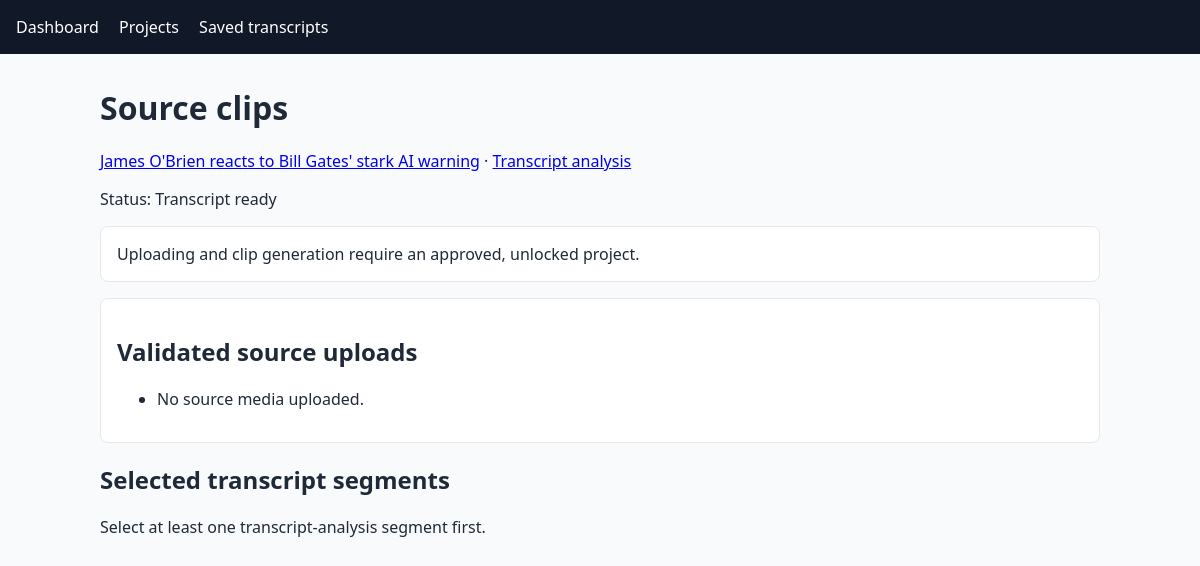
Page /production/projects/2/clips/ (signed in) on the earlier database version.
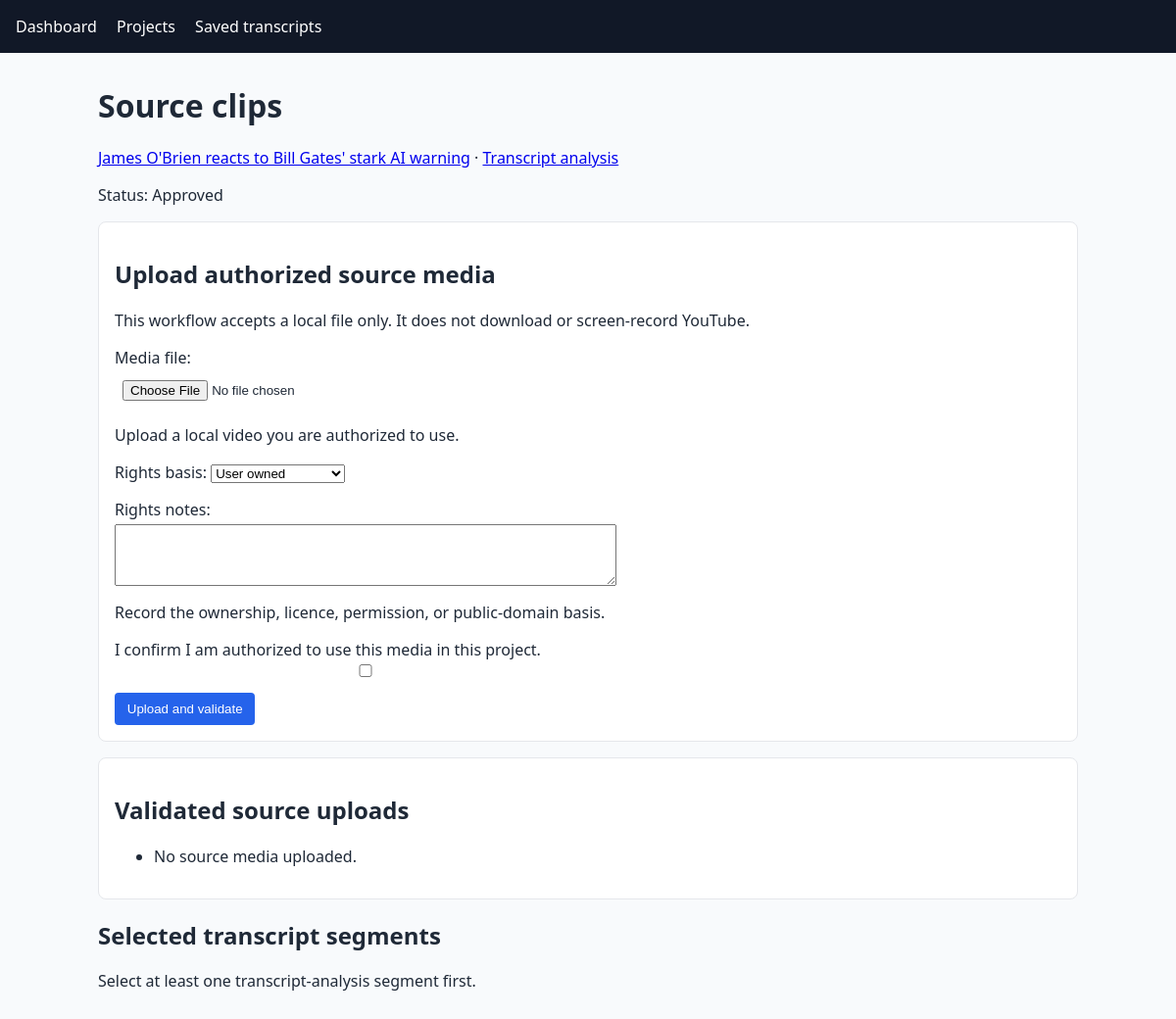
Same page on the later database version.
### scraper/models.py (models this page shows, shortened)
class VideoProject(models.Model):
    class Status(models.TextChoices):
        DRAFT = "draft", "Draft"
        TRANSCRIPT_READY = "transcript_ready", "Transcript ready"
        APPROVED = "approved", "Approved"
        ARCHIVED = "archived", "Archived"
        FAILED = "failed", "Failed"
    owner = models.ForeignKey(
        settings.AUTH_USER_MODEL,
        on_delete=models.PROTECT,
        related_name="video_projects",
    )
    title = models.CharField(max_length=255)
    description = models.TextField(blank=True)
    expected_duration = models.PositiveIntegerField(null=True, blank=True)
    status = models.CharField(max_length=20, choices=Status.choices, default=Status.DRAFT)
    is_locked = models.BooleanField(default=False)
    created_at = models.DateTimeField(auto_now_add=True)
    updated_at = models.DateTimeField(auto_now=True)
    approved_at = models.DateTimeField(null=True, blank=True)
    archived_at = models.DateTimeField(null=True, blank=True)
    locked_at = models.DateTimeField(null=True, blank=True)
    class Meta:
        ordering = ["-updated_at"]
        indexes = [models.Index(fields=["owner", "status"], name="project_owner_status_idx")]

### production/views.py (the view)
# urls.py: path("projects/<int:project_pk>/clips/", views.project_clips, name="project_clips"),
@login_required
def project_clips(request, project_pk):
    project = get_object_or_404(project_queryset_for(request.user), pk=project_pk)
    selections = list(
        project.segment_selections.select_related(
            "analysis_segment__analysis_run__source_video"
        ).order_by("order")
    )
    rows = [
        {
            "selection": selection,
            "form": SourceClipCreationForm(project=project),
            "clips": list(
                selection.source_clips.select_related(
                    "source_asset", "processed_asset", "pipeline_job"
                ).order_by("-version")
            ),
        }
        for selection in selections
    ]
    return render(
        request,
        "production/project_clips.html",
        {
            "project": project,
            "rows": rows,
            "source_assets": project.media_assets.filter(
                kind=MediaAsset.Kind.SOURCE_UPLOAD
            ).order_by("display_name", "-version"),
            "upload_form": SourceMediaUploadForm(),
        },
    )

### production/forms.py
class SourceMediaUploadForm(forms.Form):
    media_file = forms.FileField(
        help_text="Upload a local video you are authorized to use."
    )
    rights_basis = forms.ChoiceField(
        choices=[
            choice
            for choice in MediaAsset.RightsBasis.choices
            if choice[0] != MediaAsset.RightsBasis.UNKNOWN
        ]
    )
    rights_notes = forms.CharField(
        required=False,
        max_length=5000,
        widget=forms.Textarea(attrs={"rows": 3}),
        help_text="Record the ownership, licence, permission, or public-domain basis.",
    )
    rights_confirmed = forms.BooleanField(
        required=True,
        label="I confirm I am authorized to use this media in this project.",
    )

### production/views.py (called while the page is built)
def project_queryset_for(user):
    queryset = VideoProject.objects.select_related("owner")
    return queryset if user.is_staff or user.is_superuser else queryset.filter(owner=user)

### production/templates/production/project_clips.html (shortened to what this page needs)
{% extends "scraper/base.html" %}
{% block content %}
<h1>Source clips</h1>
<p><a href="{% url 'project_detail' project.pk %}">{{ project.title }}</a> · <a href="{% url 'analysis:project_dashboard' project.pk %}">Transcript analysis</a></p>
<p>Status: {{ project.get_status_display }}{% if project.is_locked %} · Locked{% endif %}</p>
{% if project.status != "approved" or project.is_locked %}
<div class="card">Uploading and clip generation require an approved, unlocked project.</div>
{% else %}
<section class="card">
    <h2>Upload authorized source media</h2>
    <p>This workflow accepts a local file only. It does not download or screen-record YouTube.</p>
    <form method="post" enctype="multipart/form-data" action="{% url 'production:upload_source_media' project.pk %}">
        {{ upload_form.as_p }}
        <button type="submit">Upload and validate</button>
    </form>
</section>
{% endif %}
<section class="card">
    <h2>Validated source uploads</h2>
    <ul>
    {% for asset in source_assets %}
        <li>{{ asset.display_name }} · {{ asset.get_status_display }} · {{ asset.duration_seconds|default:"unknown" }} seconds · {{ asset.get_rights_basis_display }}</li>
    {% empty %}<li>No source media uploaded.</li>{% endfor %}
    </ul>
</section>
<section>
    <h2>Selected transcript segments</h2>
    {% for row in rows %}
    <article class="card">
        <h3>{{ row.selection.order }}. {{ row.selection.analysis_segment.title }}</h3>
        <p>{{ row.selection.analysis_segment.analysis_run.source_video.title }}</p>
        <p>
            {% if row.selection.reviewed_start_seconds != None %}
                {{ row.selection.reviewed_start_seconds }}–{{ row.selection.reviewed_end_seconds }} seconds
            {% else %}
                {{ row.selection.analysis_segment.start_seconds }}–{{ row.selection.analysis_segment.end_seconds }} seconds
            {% endif %}
        </p>
        {% if project.status == "approved" and not project.is_locked and source_assets %}
        <form method="post" action="{% url 'production:create_source_clip' row.selection.pk %}">
            {% csrf_token %}
            {{ row.form.as_p }}
            <button type="submit">Create validated clip</button>
        </form>
        {% endif %}
        <h4>Clip versions</h4>
        <ul>
        {% for clip in row.clips %}
            <li><a href="{% url 'production:clip_detail' clip.pk %}">Version {{ clip.version }}</a> · {{ clip.get_status_display }} · job {{ clip.pipeline_job.get_status_display }}</li>
        {% empty %}<li>No clips generated.</li>{% endfor %}
        </ul>
    </article>
    {% empty %}<p>Select at least one transcript-analysis segment first.</p>{% endfor %}
</section>
{% endblock %}

Differences in the rows shown:
changed VideoProject "James O'Brien reacts to Bill Gates' stark AI warning": status "Transcript ready" → "Approved"
Other differences:
form field rights_basis: (not shown) → "User owned"
form field rights_confirmed: (not shown) → "☐"
text no longer shown: "Uploading and clip generation require an approved, unlocked project."
text now shown: "Upload authorized source media This workflow accepts a local file only. It does not download or screen-record YouTube. Media file: Upload a local video you are authorized to use. Rights basis: Rights notes: Record the ownership, licence, permission, or public-domain basis. I confirm I am authorized to use this media in this project. Upload and validate"
